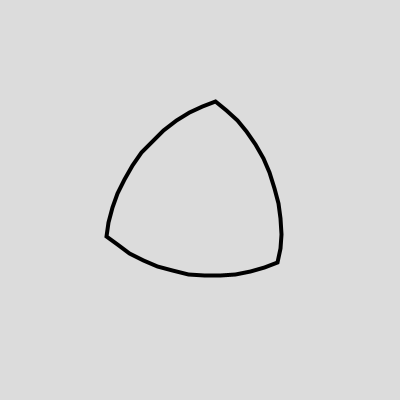
Frame 1 (no input)
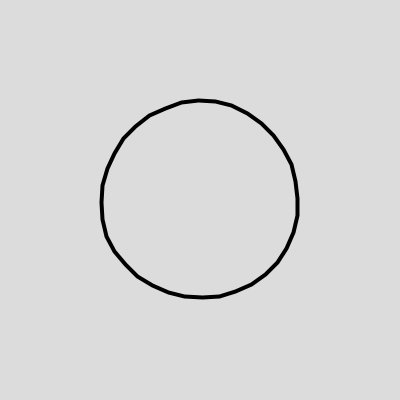
Frame 60 (the mouse pressed at the canvas centre just before this capture)
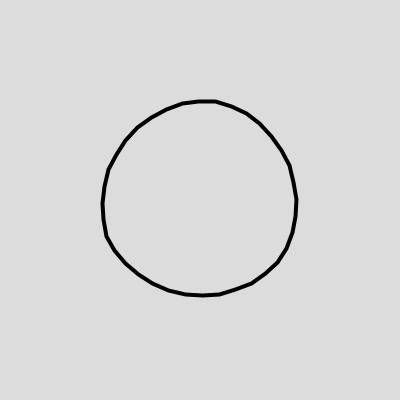
Frame 120 (the mouse held since frame 60 and released just before this capture)

The Processing sketch that drew these frames (run headless with seeded random() and noise(); from frame 60 on, the mouse is pressed at the canvas centre):

// Processing sketch: p81_circle_morphing_1
// ── p81_circle_morphing_1.pde
ArrayList<PVector> cirPath = new ArrayList<PVector>();
ArrayList<PVector> triPath = new ArrayList<PVector>();
int spacing = 10;
float theta = 0;

PVector polarToCartesian(float r, float angle) {
  angle = radians(angle);
  return new PVector(r * cos(angle), r * sin(angle));
}

void setup() {
  size(400, 400);
  gen();
}

void gen() {
  float radius = 100;
  int startA = 0;
  int endA = 120;
  PVector start = polarToCartesian(radius, startA);
  PVector end = polarToCartesian(radius, endA);
  for (int a = startA; a < 360; a += spacing) {
    PVector cv = polarToCartesian(radius, a);
    cirPath.add(cv);
    float amt = (a % 120) * 1.0 / (endA - startA);
    PVector tv = PVector.lerp(start, end, amt);
    triPath.add(tv);

    if ((a + spacing) % 120 == 0) {
      startA = startA + 120;
      endA = endA + 120;
      start = polarToCartesian(radius, startA);
      end = polarToCartesian(radius, endA);
    }
  }
}

void draw() {
  background(220);
  translate(width / 2, height / 2);
  rotate(30);
  stroke(0);
  strokeWeight(4);
  noFill();
  float amt = (sin(radians(theta)) + 1) / 2;
  theta += 5;
  beginShape();
  for (int i = 0; i < cirPath.size(); i++) {
    PVector cv = cirPath.get(i);
    PVector tv = triPath.get(i);
    float x = lerp(cv.x, tv.x, amt);
    float y = lerp(cv.y, tv.y, amt);
    vertex(x, y);
  }
  endShape(CLOSE);
}
